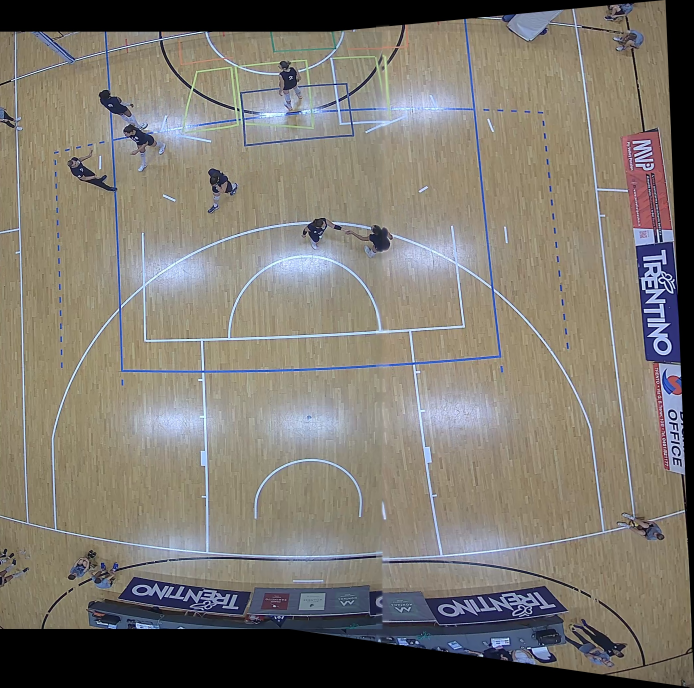
#> input picture blend_bottom.jpg, 2081 x 2062 px (shown at 1/3 size)
$ python -i motion_detection.py   (imports and definitions only)
#> lines starting #> are read from the running program, lines starting #| are printed output that depends on the picture
#> further down, picture is the input picture: shape (2062, 2081, 3); mean B, G, R 112, 120.3, 125.5
import cv2
import inspect
import numpy as np
from shapely.geometry import Polygon, LineString, Point

from libs import params

FRAME_SUBTRACTION: int = 1
BACKGROUND_SUBTRACTION: int = 2
ADAPTIVE_BACKGROUND_SUBTRACTION: int = 3
GAUSSIAN_AVERAGE: int = 4

def __filter_contours(contours: tuple, min_area: int = None, max_area: int = None) -> tuple:

    intercepted_contours = []

    polygon = Polygon(np.array(params.VOLLEYBALL_FIELD))
    polygon = polygon.buffer(params.VOLLEYBALL_FIELD_TOLERANCE)

    for contour in contours:

        # Ignore small areas
        if min_area is not None and cv2.contourArea(contour) < min_area:
            continue

        # Ignore big areas
        if max_area is not None and cv2.contourArea(contour) > max_area:
            continue

        # Ignore non-intersecting contours
        if not polygon.intersects(LineString(contour.squeeze())):
            continue

        # Calculate the percentage of points that intersect the polygon
        intersecting_points = 0

        for point in contour:
            point = Point(point)

            if polygon.intersects(point):
                intersecting_points = intersecting_points + 1

        intersecting_points = intersecting_points * 100 / len(contour)

        if intersecting_points < 25:
            continue

        intercepted_contours.append(contour)

    return tuple(intercepted_contours)

def frame_subtraction(mat: cv2.typing.MatLike | cv2.cuda.GpuMat | cv2.UMat, time_window: int = 1, min_area: int = None, max_area: int = None, reset: bool = False) -> list[tuple]:

    # Store the previous frame
#> called with time_window = 1, reset = False
    function = eval(inspect.stack()[0][3])

    try:
        function.ref_frame
        function.time_window

    except:
        reset = True

    if reset:
        function.ref_frame = mat.copy()
        function.time_window = 0

    # Convert ref frame to gray and apply gaussian blur
    ref_frame = function.ref_frame
    ref_frame_gray = cv2.cvtColor(ref_frame, cv2.COLOR_BGR2GRAY)
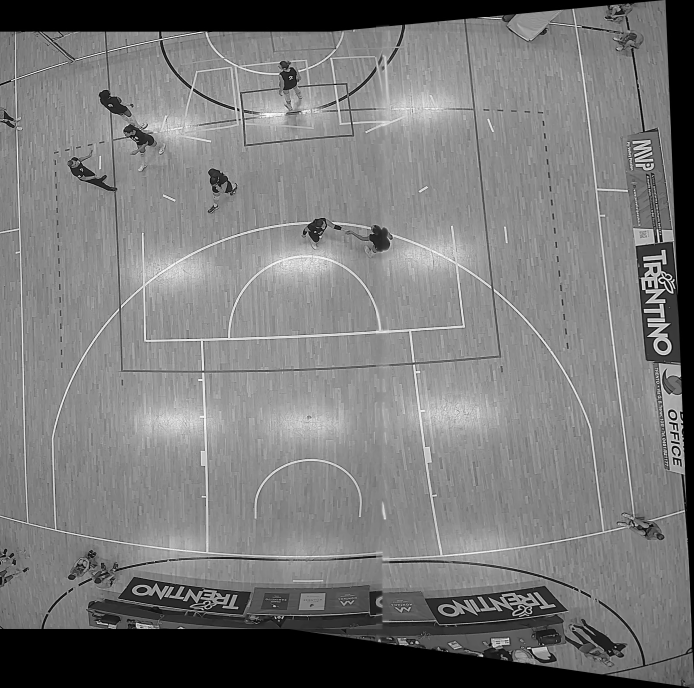
#> ref_frame_gray: shape (2062, 2081) (shown at 1/3 size); min 0, max 254, mean 120.9
    ref_frame_gray = cv2.GaussianBlur(ref_frame_gray, (15, 15), 0)

    # Convert current frame to gray and apply gaussian blur
    frame = mat.copy()
    frame_gray = cv2.cvtColor(frame, cv2.COLOR_BGR2GRAY)
    frame_gray = cv2.GaussianBlur(frame_gray, (15, 15), 0)

    # Calculate abs difference between the two frames
    diff = cv2.absdiff(ref_frame_gray, frame_gray)
#> diff: shape (2062, 2081); every value is 0

    # Apply a threshold to get the binary image
    _, thresh = cv2.threshold(diff, 25, 255, cv2.THRESH_BINARY)

    # Dilate the thresholded image to fill in holes
    thresh = cv2.dilate(thresh, None, iterations=2)

    # Extract contours
    contours, _ = cv2.findContours(thresh, cv2.RETR_EXTERNAL, cv2.CHAIN_APPROX_SIMPLE)
#> contours = []
    contours = __filter_contours(contours=contours, min_area=min_area, max_area=max_area)
#> contours = ()

    bounding_boxes = []

    # [9 lines of commented-out code are left out]
    function.time_window = function.time_window + 1

    if function.time_window == time_window:
        function.ref_frame = frame
        function.time_window = 0

    return bounding_boxes

# [144 lines left out: functions background_subtraction, adaptive_background_subtraction, gaussian_average, not called in this run]

>>> import cv2
>>> picture = cv2.imread('../blend_bottom.jpg')
>>> result = frame_subtraction(picture)
#> result = []

$ run again, on blend_center.jpg
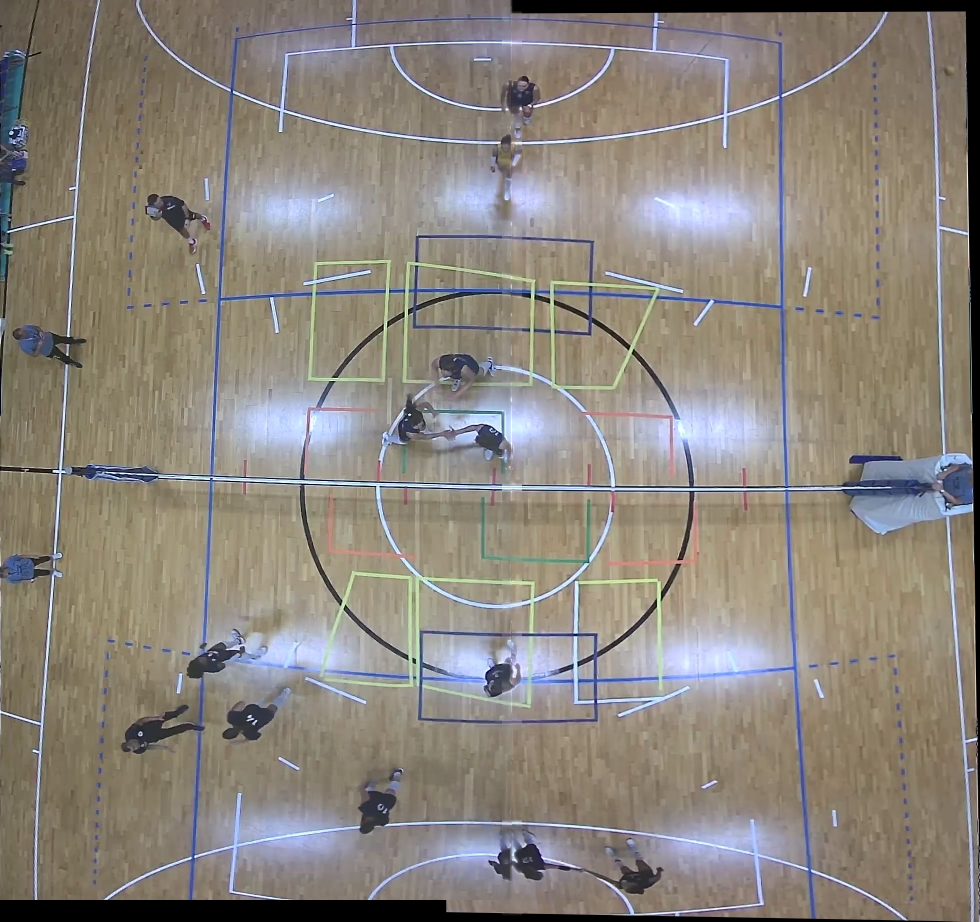
#> input picture blend_center.jpg, 1960 x 1843 px (shown at 1/2 size)
#> picture is the input picture: shape (1843, 1960, 3); mean B, G, R 124.4, 132.9, 139.6
#> in frame_subtraction, `ref_frame_gray = cv2.cvtColor(ref_frame, cv2.COLOR_BGR2GRAY)`:
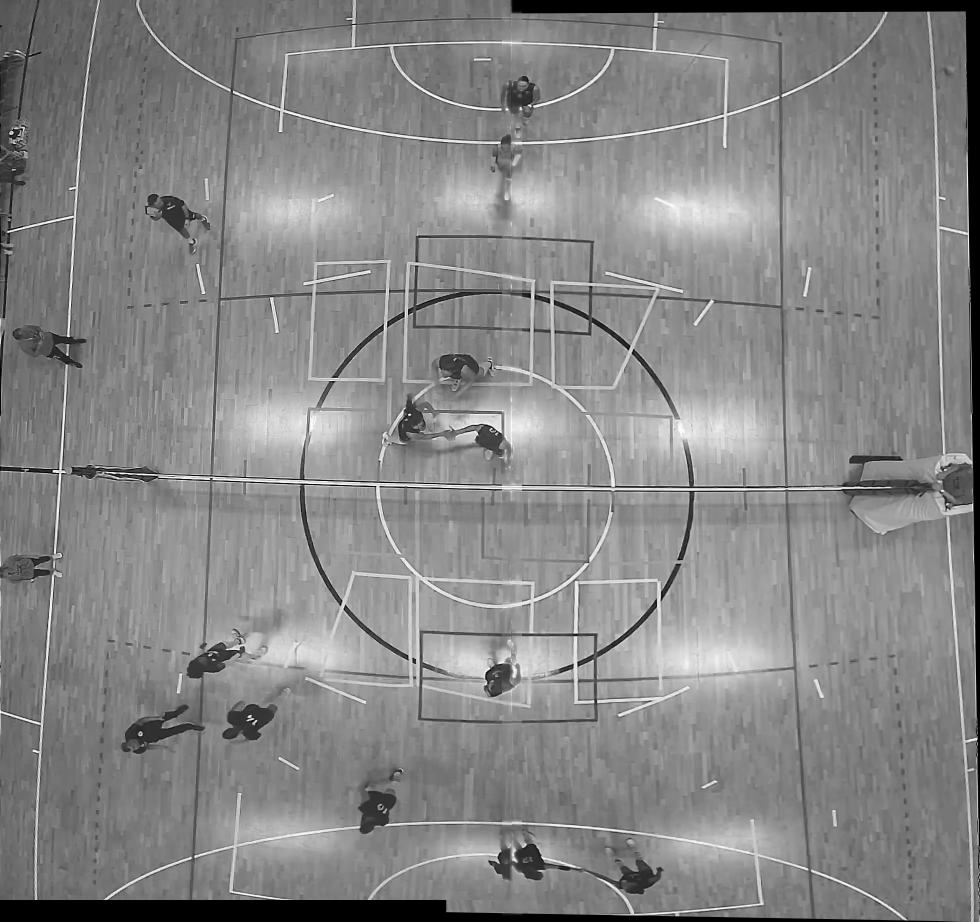
#> ref_frame_gray: shape (1843, 1960) (shown at 1/2 size); min 0, max 255, mean 133.9
#> diff: shape (1843, 1960); every value is 0
#> in frame_subtraction, `contours, _ = cv2.findContours(thresh, cv2.RETR_EXTERNAL, cv2.CHAIN_AP..`: contours = []
#> in frame_subtraction, `contours = __filter_contours(contours=contours, min_area=min_area, max..`: contours = ()
#> result = []

$ run again, on rf.png
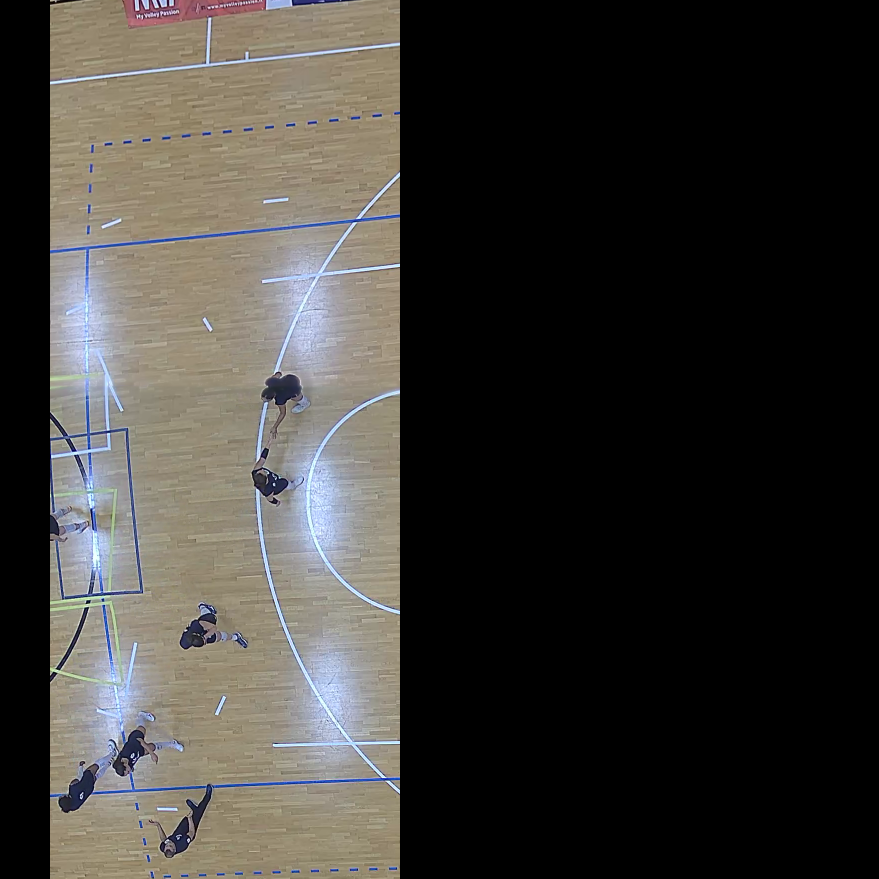
#> input picture rf.png, 1757 x 1757 px (shown at 1/2 size)
#> picture is the input picture: shape (1757, 1757, 3); mean B, G, R 54.1, 57.9, 60.2
#> in frame_subtraction, `ref_frame_gray = cv2.cvtColor(ref_frame, cv2.COLOR_BGR2GRAY)`:
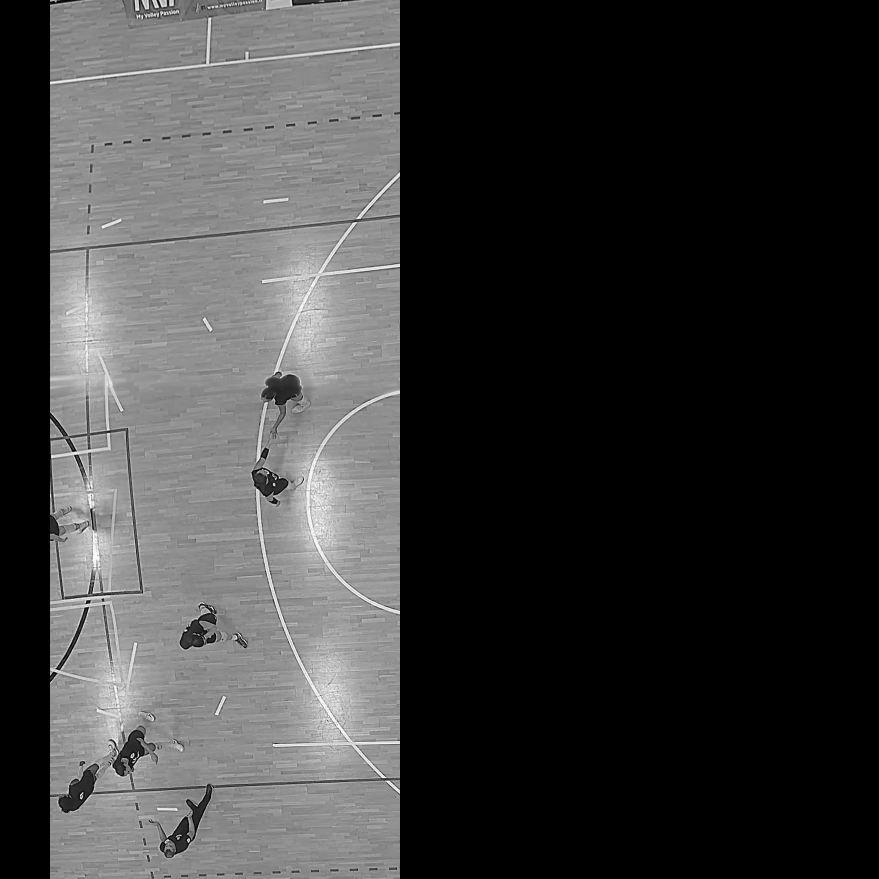
#> ref_frame_gray: shape (1757, 1757) (shown at 1/2 size); min 0, max 254, mean 58.1
#> diff: shape (1757, 1757); every value is 0
#> in frame_subtraction, `contours, _ = cv2.findContours(thresh, cv2.RETR_EXTERNAL, cv2.CHAIN_AP..`: contours = []
#> in frame_subtraction, `contours = __filter_contours(contours=contours, min_area=min_area, max..`: contours = ()
#> result = []
